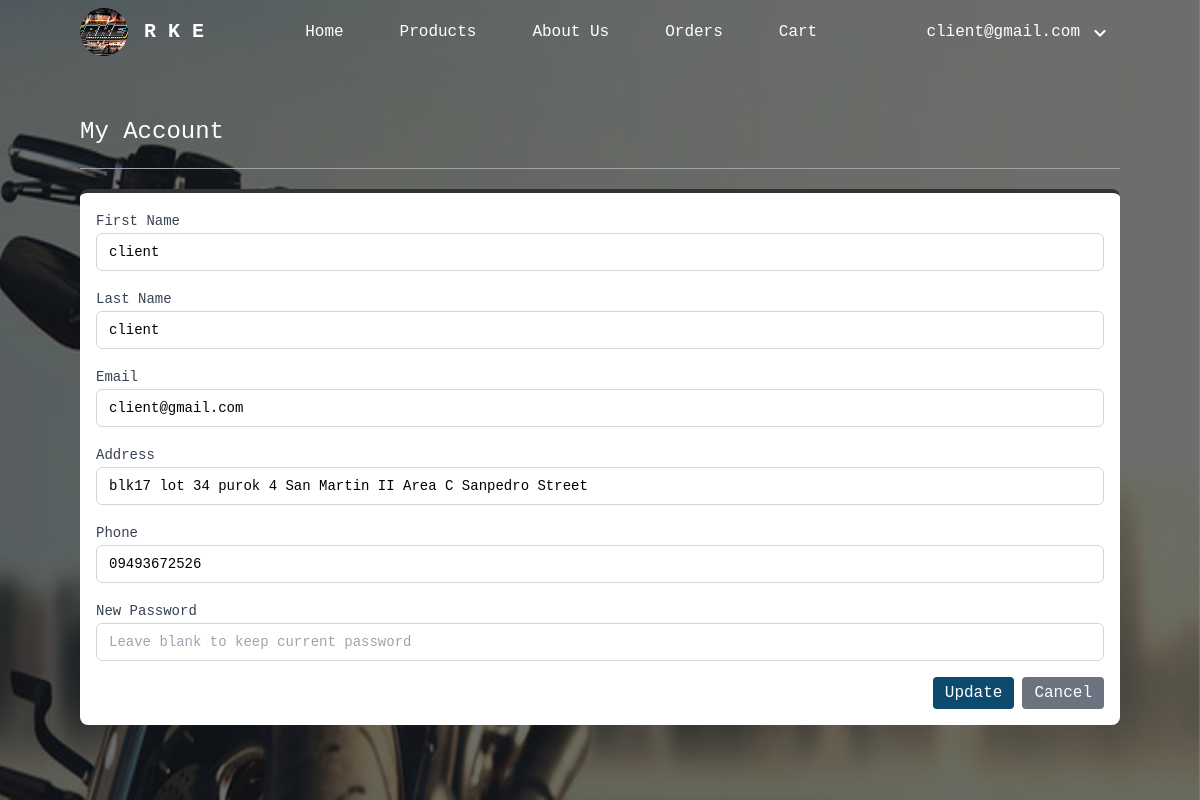
The page /webpage/manage_account.php (signed in) on the database its author committed.
### tables this page shows
CREATE TABLE `client_list` (
  `id` int(11) NOT NULL AUTO_INCREMENT,
  `firstname` varchar(50) NOT NULL,
  `middlename` varchar(50) DEFAULT NULL,
  `lastname` varchar(50) NOT NULL,
  `gender` enum('Male','Female') NOT NULL,
  `phone` varchar(15) NOT NULL,
  `address` text NOT NULL,
  `email` varchar(100) NOT NULL,
  `password` varchar(255) NOT NULL,
  `date_created` timestamp NOT NULL DEFAULT current_timestamp(),
  `reset_token` varchar(100) DEFAULT NULL,
  `status` enum('active','inactive') DEFAULT 'active',
  `is_active` tinyint(1) DEFAULT 1,
  `verified` tinyint(1) DEFAULT 0,
  `verify_token` varchar(255) DEFAULT NULL,
  `mobile_number` varchar(15) DEFAULT NULL,
  `otp` varchar(6) DEFAULT NULL,
  PRIMARY KEY (`id`)
);

### webpage/manage_account.php (the view, shortened to what this page needs)
<?php
$servername = "localhost";
$username = "root";
$password = "";
$database = "wbsif_db";
$connection = new mysqli($servername, $username, $password, $database);
$user_email = $_SESSION['user_email'];
$sql = "SELECT firstname, lastname, email, address, phone FROM client_list WHERE email = ?";
$stmt = $connection->prepare($sql);
$stmt->bind_param("s", $user_email);
$stmt->execute();
$result = $stmt->get_result();
$user_data = $result->fetch_assoc();
?>
<!DOCTYPE html>
<html lang="en">
<head>
    <link rel="stylesheet" href="style.css">
    <script src="https://cdn.tailwindcss.com"></script>
</head>
<body>
    <div class="bg-[url('images/bg1.png')] bg-center bg-cover bg-fixed min-h-screen w-full pt-6 flex flex-col">
        <div class="header-fixed w-full flex items-center">
            <div class="px-20 p-2 flex flex-col lg:flex-row items-center mb-2 border-b-stone-100 flex-1">
                <div class="flex items-center mb-4 lg:mb-0">
                    <img src="images/logo.jpg" class="w-12 h-12 rounded-full cursor-pointer">
                    <h1 class="ml-4 text-white font-extrabold text-xl cursor-pointer">R K E</h1>
                </div>
                <ul id="nav-links" class="lg:flex flex-1 justify-center lg:justify-center text-center">
                    <li class="list-none px-4 py-2 lg:px-7"><a href="Home.php" class="no-underline text-white">Home</a></li>
                    <li class="list-none px-4 py-2 lg:px-7"><a href="products.php" class="no-underline text-white">Products</a></li>
                    <li class="list-none px-4 py-2 lg:px-7"><a href="about_us.php" class="no-underline text-white">About Us</a></li>
                    <li class="list-none px-4 py-2 lg:px-7"><a href="orders.php" class="no-underline text-white">Orders</a></li>
                    <li class="list-none px-4 py-2 lg:px-7">
    <a href="cart.php" class="no-underline text-white">
        Cart
    </a>
</li>
</ul>
                <ul class="flex items-center">
                    <li class="list-none inline-block dropdown">
                        <button class="dropbtn text-white px-2 flex items-center">
                            <p><?php echo htmlspecialchars($user_email); ?></p>
                            <img src="images/icons8-dropdown-24.png" class="ml-2" style="filter: invert(100%); width: 1.5em; height: 1.5em; vertical-align: middle;">
                        </button>
                    </li>
                </ul>
            </div>
        </div>
        <div class="px-20 py-3 flex flex-wrap mt-20">
            <div class="w-1/3">
                <h1 class="text-white text-2xl">My Account</h1>
            </div>
            <div class="w-full max-w-full mx-auto mt-5">
                <div class="border-t border-zinc-400"></div>
            </div>
            <div class="w-full max-w-full mx-auto mt-5 bg-white rounded-lg p-4" style="border-top: 4px solid #333;">
            <form action="manage_account.php" method="POST">
                    <div class="mb-4">
                        <label for="firstname" class="form-label text-sm text-gray-700">First Name</label>
                        <input type="text" name="firstname" id="firstname" class="w-full px-3 py-2 text-sm border border-gray-300 rounded-md focus:outline-none focus:ring-2 focus:ring-sky-600" value="<?php echo htmlspecialchars($user_data['firstname']); ?>" required>
                    </div>
                    <div class="mb-4">
                        <label for="lastname" class="form-label text-sm text-gray-700">Last Name</label>
                        <input type="text" name="lastname" id="lastname" class="w-full px-3 py-2 text-sm border border-gray-300 rounded-md focus:outline-none focus:ring-2 focus:ring-sky-600" value="<?php echo htmlspecialchars($user_data['lastname']); ?>" required>
                    </div>
                    <div class="mb-4">
                        <label for="email" class="form-label text-sm text-gray-700">Email</label>
                        <input type="email" name="email" id="email" class="w-full px-3 py-2 text-sm border border-gray-300 rounded-md focus:outline-none focus:ring-2 focus:ring-sky-600" value="<?php echo htmlspecialchars($user_data['email']); ?>" required>
                    </div>
                    <div class="mb-4">
                        <label for="address" class="form-label text-sm text-gray-700">Address</label>
                        <input type="text" name="address" id="address" class="w-full px-3 py-2 text-sm border border-gray-300 rounded-md focus:outline-none focus:ring-2 focus:ring-sky-600" value="<?php echo htmlspecialchars($user_data['address']); ?>" required>
                    </div>
                    <div class="mb-4">
                        <label for="phone" class="form-label text-sm text-gray-700">Phone</label>
                        <input type="text" name="phone" id="phone" class="w-full px-3 py-2 text-sm border border-gray-300 rounded-md focus:outline-none focus:ring-2 focus:ring-sky-600" value="<?php echo htmlspecialchars($user_data['phone']); ?>" required>
                    </div>
                    <div class="mb-4">
                        <label for="new_password" class="form-label text-sm text-gray-700">New Password</label>
                        <input type="password" name="new_password" id="new_password" class="w-full px-3 py-2 text-sm border border-gray-300 rounded-md focus:outline-none focus:ring-2 focus:ring-sky-600" placeholder="Leave blank to keep current password">
                    </div>
                    <div class="mt-4 flex justify-end">
                        <button type="submit" class="bg-sky-900 text-white py-1 px-3 rounded hover:bg-sky-700">Update</button>
                        <button type="button" class="ml-2 bg-gray-500 text-white py-1 px-3 rounded hover:bg-gray-700" onclick="window.history.back();">Cancel</button>
                    </div>
                </form>
            </div>
        </div>
    </div>
</body>
</html>

### webpage/style.css (style rules this page uses)
* { font-family: ui-monospace, SFMono-Regular, Menlo, Monaco, Consolas, "Liberation Mono", "Courier New", monospace; padding: 0; margin: 0; }
.dropdown { position: relative; display: inline-block; }
.header-fixed { position: fixed; top: 0; left: 0; right: 0; z-index: 50; transition: background-color 0.3s ease; }
#nav-links { max-height: 0; overflow: hidden; flex-direction: column; transition: max-height 0.3s ease-in-out; }
@media (min-width: 1024px) { #nav-links { max-height: none; position: static; display: flex; flex-direction: row; background-color: transparent; height: auto; z-index: auto; overflow: visible; } }
@media (min-width: 1024px) { .header-fixed { justify-content: center; } }

### rows shown on the page
client_list: firstname "client", lastname "client", email "client@gmail.com", address "blk17 lot 34 purok 4 San Martin II Area C Sanpedro Street", phone "09493672526"

### other values the page prints
$user_email "client@gmail.com"
